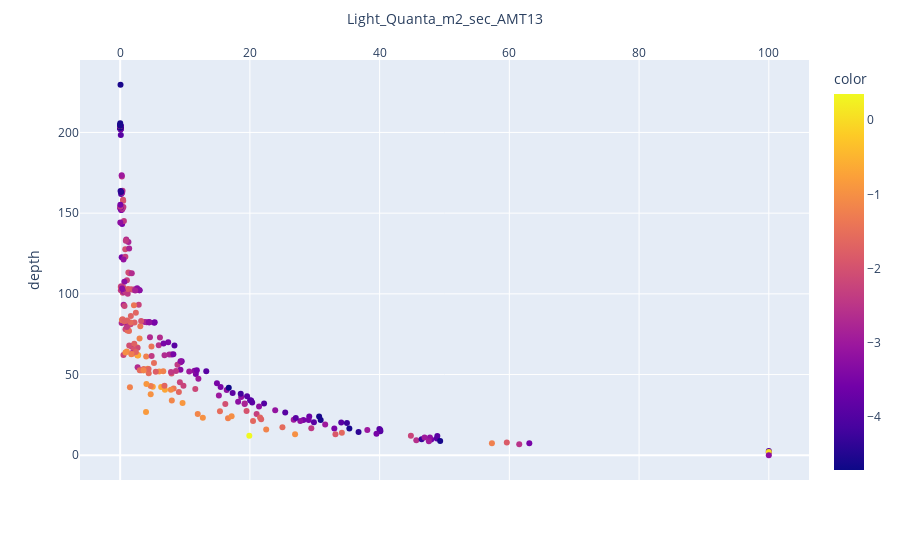

This figure's notebook cell:
### Code cell
# show light attenuation with chlorophyll
fig = px.scatter(amt, x='Light_Quanta_m2_sec_AMT13', y='depth', color=np.log(amt['chlA_AMT13']))
# show depth profile with light
fig.update_layout(
    
    xaxis={'side': 'top'}, 
    yaxis={'side': 'left'}  
)

### Figure 1 — Plotly figure (JSON) as saved in the notebook; plotly's stock layout.template omitted (floating-point values rounded to 4 significant figures; data arrays with more than 128 entries replaced by an {"elided": "..."} marker saying what was removed)
{"data": [{"hovertemplate": "Light_Quanta_m2_sec_AMT13=%{x}<br>depth=%{y}<br>color=%{marker.color}<extra></extra>", "legendgroup": "", "marker": {"color": {"elided": "283 float values"}, "coloraxis": "coloraxis", "symbol": "circle"}, "mode": "markers", "name": "", "orientation": "v", "showlegend": false, "type": "scatter", "x": {"elided": "283 float values"}, "xaxis": "x", "y": {"elided": "283 float values"}, "yaxis": "y"}], "layout": {"autosize": true, "coloraxis": {"colorbar": {"title": {"text": "color"}}, "colorscale": [[0, "#0d0887"], [0.1111, "#46039f"], [0.2222, "#7201a8"], [0.3333, "#9c179e"], [0.4444, "#bd3786"], [0.5556, "#d8576b"], [0.6667, "#ed7953"], [0.7778, "#fb9f3a"], [0.8889, "#fdca26"], [1, "#f0f921"]]}, "legend": {"tracegroupgap": 0}, "margin": {"t": 60}, "xaxis": {"anchor": "y", "autorange": true, "domain": [0, 1], "range": [-5.993, 106.0], "side": "top", "title": {"text": "Light_Quanta_m2_sec_AMT13"}, "type": "linear"}, "yaxis": {"anchor": "x", "autorange": true, "domain": [0, 1], "range": [-17.77, 247.3], "side": "left", "title": {"text": "depth"}, "type": "linear"}}}
